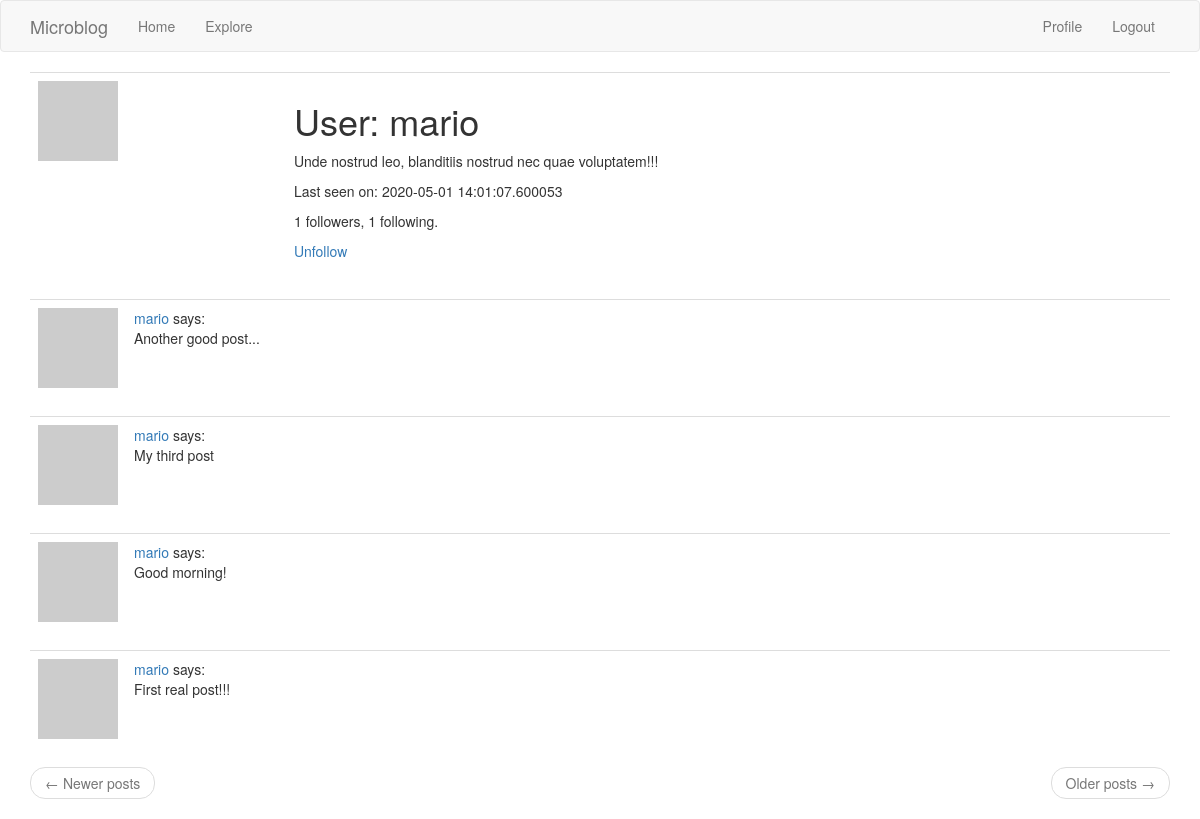
Before: /user/mario (signed in) with the older database file.
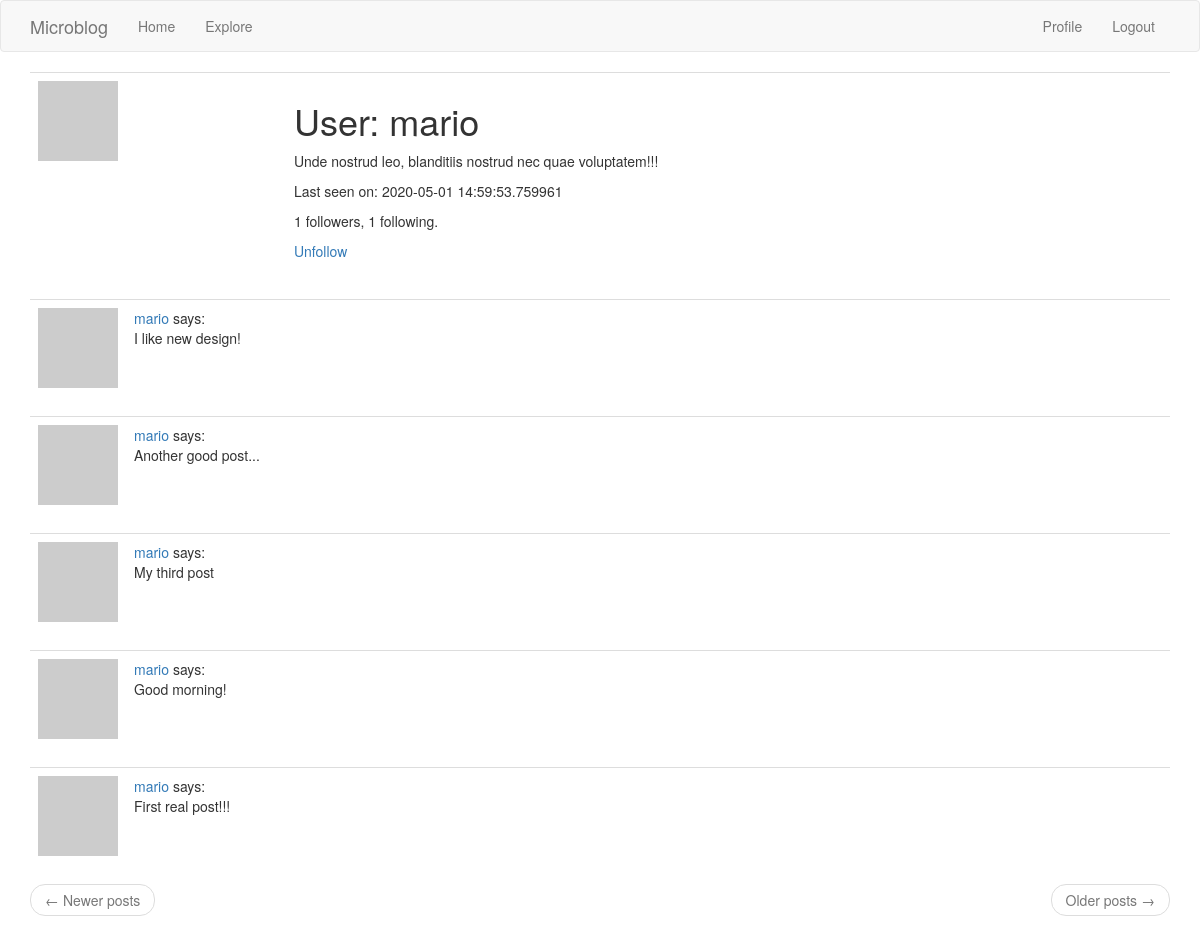
After: the same page with the newer database file.
### app/models.py (models this page shows, shortened)
class User(UserMixin, db.Model):
    id = db.Column(db.Integer, primary_key=True)
    username = db.Column(db.String(64), index=True, unique=True)
    email = db.Column(db.String(120), index=True, unique=True)
    password_hash = db.Column(db.String(128))
    about_me = db.Column(db.String(140))
    last_seen = db.Column(db.DateTime, default=dt.datetime.utcnow)
    posts = db.relationship("Post", backref="author", lazy="dynamic")
    followed = db.relationship(
        "User",
        secondary=followers,
        primaryjoin=(followers.c.follower_id == id),
        secondaryjoin=(followers.c.followed_id == id),
        backref=db.backref("followers", lazy="dynamic"),
        lazy="dynamic",
    )
    def avatar(self, size):
        digest = md5(self.email.lower().encode("utf-8")).hexdigest()
        return "https://www.gravatar.com/avatar/{}?d=identicon&s={}".format(
            digest, size
        )
    def is_following(self, user: "User"):
        return self.followed.filter(followers.c.followed_id == user.id).count() > 0

class Post(db.Model):
    id = db.Column(db.Integer, primary_key=True)
    body = db.Column(db.String(140))
    timestamp = db.Column(db.DateTime, index=True, default=dt.datetime.utcnow)
    user_id = db.Column(db.Integer, db.ForeignKey("user.id"), index=True)

### app/routes.py (the view)
@app.route("/user/<username>")
@login_required
def user(username):
    user = User.query.filter_by(username=username).first_or_404()
    page = request.args.get("page", 1, type=int)
    posts = user.posts.order_by(Post.timestamp.desc()).paginate(
        page, app.config["POSTS_PER_PAGE"], False
    )
    next_url = (
        url_for("user", username=user.username, page=posts.next_num)
        if posts.has_next
        else None
    )
    prev_url = (
        url_for("user", username=user.username, page=posts.prev_num)
        if posts.has_prev
        else None
    )
    return render_template(
        "user.html", user=user, posts=posts.items, next_url=next_url, prev_url=prev_url
    )

### app/models.py (called while the page is built)
@login_manager.user_loader
def load_user(id):
    return User.query.get(int(id))

### app/routes.py (called while the page is built)
@app.before_request
def before_request():
    if current_user.is_authenticated:
        current_user.last_seen = dt.datetime.utcnow()
        db.session.commit()

### app/templates/user.html
{% extends "base.html" %}
{% block app_content %}
    <table class="table table-hover">
        <tr>
            <td width="256px"><img src="{{ user.avatar(256) }}"></td>
            <td>
                <h1>User: {{ user.username }}</h1>
                {% if user.about_me %}<p>{{ user.about_me }}</p>{% endif %}
                {% if user.last_seen %}<p>Last seen on: {{ user.last_seen }}</p>{% endif %}
                <p>{{ user.followers.count() }} followers, {{ user.followed.count() }} following.</p>
                {% if user == current_user %}
                    <p><a href="{{ url_for('edit_profile') }}">Edit your profile</a></p>
                {% elif not current_user.is_following(user) %}
                    <p><a href="{{ url_for('follow', username=user.username) }}">Follow</a></p>
                {% else %}
                    <p><a href="{{ url_for('unfollow', username=user.username) }}">Unfollow</a></p>
                {% endif %}
            </td>
        </tr>
    </table>
    {% for post in posts %}
        {% include '_post.html' %}
    {% endfor %}
    <nav aria-label="...">
        <ul class="pager">
            <li class="previous{% if not prev_url %} disabled{% endif %}">
                <a href="{{ prev_url or '#' }}">
                    <span aria-hidden="true">&larr;</span> Newer posts
                </a>
            </li>
            <li class="next{% if not next_url %} disabled{% endif %}">
                <a href="{{ next_url or '#' }}">
                    Older posts <span aria-hidden="true">&rarr;</span>
                </a>
            </li>
        </ul>
    </nav>
{% endblock %}

### app/templates/_post.html
<table class="table table-hover">
    <tr>
        <td width="70px">
            <a href="{{ url_for('user', username=post.author.username) }}">
                <img src="{{ post.author.avatar(70) }}" />
            </a>
        </td>
        <td>
            <a href="{{ url_for('user', username=post.author.username) }}">
                {{ post.author.username }}
            </a>
            says:
            <br>
            {{ post.body }}
        </td>
    </tr>
</table>

Changed rows visible on the page:
changed User "mario": last_seen "2020-05-01 14:01:07.600053" → "2020-05-01 14:59:53.759961"
added Post: author.username "mario", body "I like new design!"
